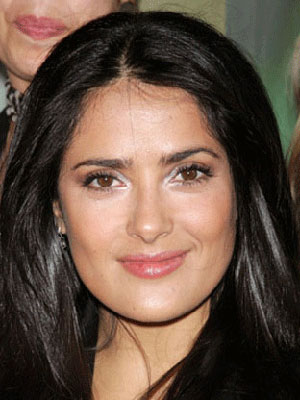
#> input picture mine1.jpg, 300 x 400 px
$ python script.py
#> lines starting #> are read from the running program, lines starting #| are printed output that depends on the picture
import random
from PIL import Image

import random
from PIL import Image

def shuffle_with_isolated_borders(image_path, output_path, margin=8):
#> called with image_path = 'mine1.jpg', output_path = 'mine3.jpg', margin = 8
    img = Image.open(image_path)
#> img is the input picture: PIL image 300x400 RGB; mean R, G, B 101, 80.1, 66.9
    width, height = img.size
#> width = 300; height = 400

    col_width = width // 4
#> col_width = 75
    row_height = height // 4
#> row_height = 100

    patches = []
    for i in range(4):
        for j in range(4):
            # Crop the original patch
            left = j * col_width
            top = i * row_height
            right = left + col_width
            bottom = top + row_height
            patch = img.crop((left, top, right, bottom))

            # CRITICAL STEP: Create an independent white frame around EVERY single patch
            # This isolates the 16x16 neighborhood window so it never sees a neighboring patch
            framed_w = col_width + (margin * 2)
            framed_h = row_height + (margin * 2)
            framed_patch = Image.new("RGB", (framed_w, framed_h), (255, 255, 255))
            framed_patch.paste(patch, (margin, margin))

            patches.append(framed_patch)
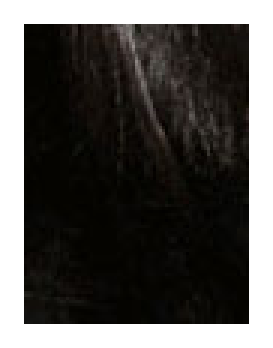
#> framed_patch: PIL image 91x116 RGB (shown 3 times larger); mean R, G, B 85.6, 83.8, 81.2
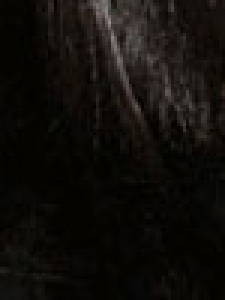
#> patch: PIL image 75x100 RGB (shown 3 times larger); mean R, G, B 16.6, 14.1, 10.4
#> after the loop, patches = 16 items

    # Image A: Save them in chronological order
    # (Do a run where you loop and paste them into a canvas without shuffling)

    # Image B: Random shuffle for the true test
    random.shuffle(patches)

    # Reassemble onto a large canvas
    canvas_w = (col_width + (margin * 2)) * 4
#> canvas_w = 364
    canvas_h = (row_height + (margin * 2)) * 4
#> canvas_h = 464
    final_canvas = Image.new("RGB", (canvas_w, canvas_h), (255, 255, 255))
#> final_canvas: PIL image 364x464 RGB; every value is 255

    idx = 0
    for i in range(4):
        for j in range(4):
            x = j * (col_width + (margin * 2))
            y = i * (row_height + (margin * 2))
            final_canvas.paste(patches[idx], (x, y))
            idx += 1
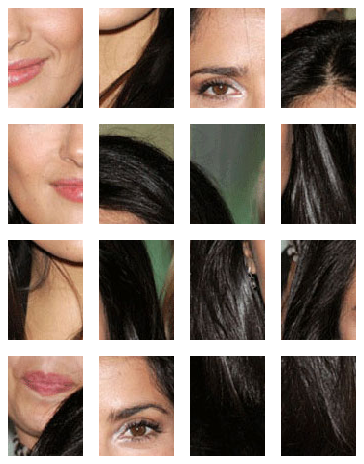
#> final_canvas: PIL image 364x464 RGB; mean R, G, B 145.6, 130.8, 121.4
#> after the loop, idx = 16

    final_canvas.save(output_path)


# Example usage
shuffle_with_isolated_borders("mine1.jpg", "mine3.jpg")

$ run again, with mine2.jpg copied over mine1.jpg
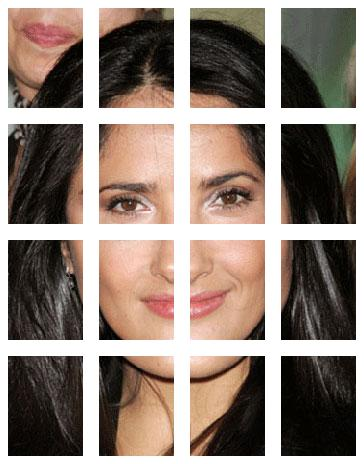
#> input picture mine2.jpg, 364 x 464 px
#> in shuffle_with_isolated_borders, img is the input picture: PIL image 364x464 RGB; mean R, G, B 145.1, 130.6, 121.1
#> after the loop in shuffle_with_isolated_borders, `for i in range(4):`:
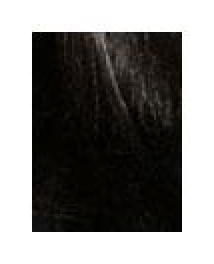
#> framed_patch: PIL image 107x132 RGB (shown 2 times larger); mean R, G, B 128.2, 127.1, 125
#> after the loop in shuffle_with_isolated_borders, `for i in range(4):`: patches = 16 items
#> after the loop in shuffle_with_isolated_borders, `for i in range(4):`:
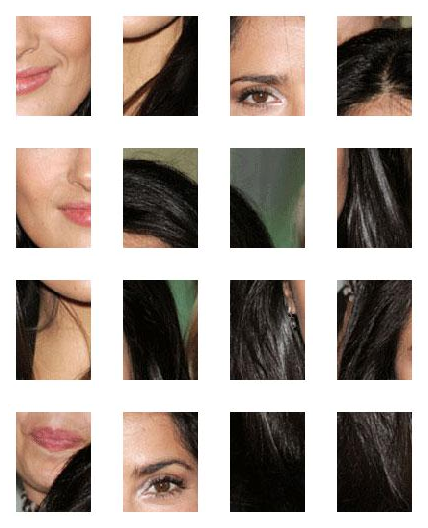
#> final_canvas: PIL image 428x528 RGB; mean R, G, B 172.9, 162, 154.9
#> after the loop in shuffle_with_isolated_borders, `for i in range(4):`: idx = 16
